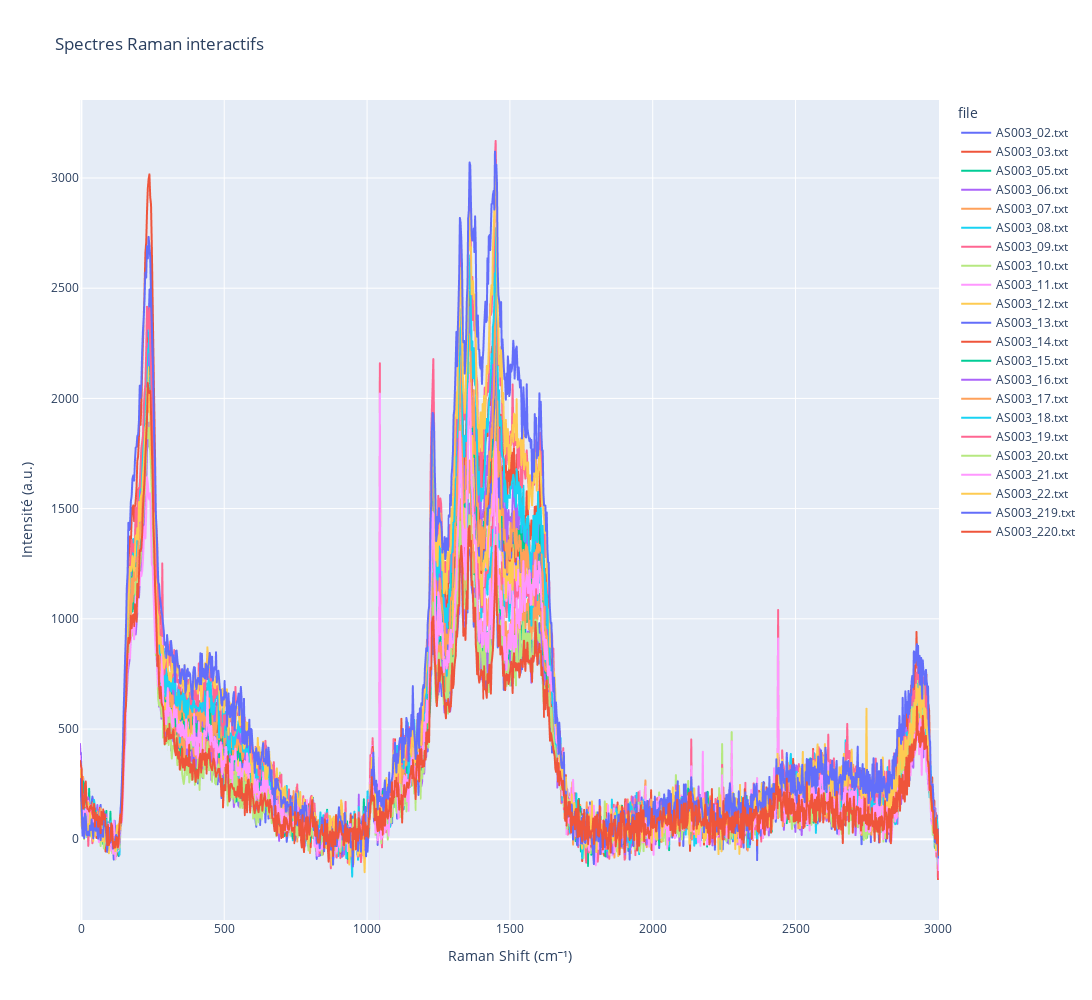

This figure's notebook cell:
### Markdown cell above
<span style="color: skyblue; font-size: 20px; font-style: bold"> Spectre interactifs </span>

### Code cell
import plotly.express as px

fig = px.line(combined_df, 
              x="Raman Shift", 
              y="Intensity_corrected", 
              color="file",
              title="Spectres Raman interactifs")

fig.update_layout(
    xaxis_title="Raman Shift (cm⁻¹)",
    yaxis_title="Intensité (a.u.)",
    width=1900,   # largeur en pixels
    height=1000   # hauteur en pixels
)

fig.show()

### Figure 1 — Plotly figure (JSON) as saved in the notebook; plotly's stock layout.template omitted (floating-point values rounded to 4 significant figures; data arrays with more than 128 entries replaced by an {"elided": "..."} marker saying what was removed)
{"data": [{"hovertemplate": "file=AS003_02.txt<br>Raman Shift=%{x}<br>Intensity_corrected=%{y}<extra></extra>", "legendgroup": "AS003_02.txt", "line": {"color": "#636efa", "dash": "solid"}, "marker": {"symbol": "circle"}, "mode": "lines", "name": "AS003_02.txt", "showlegend": true, "type": "scattergl", "x": {"elided": "1295 float values"}, "xaxis": "x", "y": {"elided": "1295 float values"}, "yaxis": "y"}, {"hovertemplate": "file=AS003_03.txt<br>Raman Shift=%{x}<br>Intensity_corrected=%{y}<extra></extra>", "legendgroup": "AS003_03.txt", "line": {"color": "#EF553B", "dash": "solid"}, "marker": {"symbol": "circle"}, "mode": "lines", "name": "AS003_03.txt", "showlegend": true, "type": "scattergl", "x": {"elided": "1295 float values"}, "xaxis": "x", "y": {"elided": "1295 float values"}, "yaxis": "y"}, {"hovertemplate": "file=AS003_05.txt<br>Raman Shift=%{x}<br>Intensity_corrected=%{y}<extra></extra>", "legendgroup": "AS003_05.txt", "line": {"color": "#00cc96", "dash": "solid"}, "marker": {"symbol": "circle"}, "mode": "lines", "name": "AS003_05.txt", "showlegend": true, "type": "scattergl", "x": {"elided": "1295 float values"}, "xaxis": "x", "y": {"elided": "1295 float values"}, "yaxis": "y"}, {"hovertemplate": "file=AS003_06.txt<br>Raman Shift=%{x}<br>Intensity_corrected=%{y}<extra></extra>", "legendgroup": "AS003_06.txt", "line": {"color": "#ab63fa", "dash": "solid"}, "marker": {"symbol": "circle"}, "mode": "lines", "name": "AS003_06.txt", "showlegend": true, "type": "scattergl", "x": {"elided": "1295 float values"}, "xaxis": "x", "y": {"elided": "1295 float values"}, "yaxis": "y"}, {"hovertemplate": "file=AS003_07.txt<br>Raman Shift=%{x}<br>Intensity_corrected=%{y}<extra></extra>", "legendgroup": "AS003_07.txt", "line": {"color": "#FFA15A", "dash": "solid"}, "marker": {"symbol": "circle"}, "mode": "lines", "name": "AS003_07.txt", "showlegend": true, "type": "scattergl", "x": {"elided": "1295 float values"}, "xaxis": "x", "y": {"elided": "1295 float values"}, "yaxis": "y"}, {"hovertemplate": "file=AS003_08.txt<br>Raman Shift=%{x}<br>Intensity_corrected=%{y}<extra></extra>", "legendgroup": "AS003_08.txt", "line": {"color": "#19d3f3", "dash": "solid"}, "marker": {"symbol": "circle"}, "mode": "lines", "name": "AS003_08.txt", "showlegend": true, "type": "scattergl", "x": {"elided": "1295 float values"}, "xaxis": "x", "y": {"elided": "1295 float values"}, "yaxis": "y"}, {"hovertemplate": "file=AS003_09.txt<br>Raman Shift=%{x}<br>Intensity_corrected=%{y}<extra></extra>", "legendgroup": "AS003_09.txt", "line": {"color": "#FF6692", "dash": "solid"}, "marker": {"symbol": "circle"}, "mode": "lines", "name": "AS003_09.txt", "showlegend": true, "type": "scattergl", "x": {"elided": "1295 float values"}, "xaxis": "x", "y": {"elided": "1295 float values"}, "yaxis": "y"}, {"hovertemplate": "file=AS003_10.txt<br>Raman Shift=%{x}<br>Intensity_corrected=%{y}<extra></extra>", "legendgroup": "AS003_10.txt", "line": {"color": "#B6E880", "dash": "solid"}, "marker": {"symbol": "circle"}, "mode": "lines", "name": "AS003_10.txt", "showlegend": true, "type": "scattergl", "x": {"elided": "1295 float values"}, "xaxis": "x", "y": {"elided": "1295 float values"}, "yaxis": "y"}, {"hovertemplate": "file=AS003_11.txt<br>Raman Shift=%{x}<br>Intensity_corrected=%{y}<extra></extra>", "legendgroup": "AS003_11.txt", "line": {"color": "#FF97FF", "dash": "solid"}, "marker": {"symbol": "circle"}, "mode": "lines", "name": "AS003_11.txt", "showlegend": true, "type": "scattergl", "x": {"elided": "1295 float values"}, "xaxis": "x", "y": {"elided": "1295 float values"}, "yaxis": "y"}, {"hovertemplate": "file=AS003_12.txt<br>Raman Shift=%{x}<br>Intensity_corrected=%{y}<extra></extra>", "legendgroup": "AS003_12.txt", "line": {"color": "#FECB52", "dash": "solid"}, "marker": {"symbol": "circle"}, "mode": "lines", "name": "AS003_12.txt", "showlegend": true, "type": "scattergl", "x": {"elided": "1295 float values"}, "xaxis": "x", "y": {"elided": "1295 float values"}, "yaxis": "y"}, {"hovertemplate": "file=AS003_13.txt<br>Raman Shift=%{x}<br>Intensity_corrected=%{y}<extra></extra>", "legendgroup": "AS003_13.txt", "line": {"color": "#636efa", "dash": "solid"}, "marker": {"symbol": "circle"}, "mode": "lines", "name": "AS003_13.txt", "showlegend": true, "type": "scattergl", "x": {"elided": "1295 float values"}, "xaxis": "x", "y": {"elided": "1295 float values"}, "yaxis": "y"}, {"hovertemplate": "file=AS003_14.txt<br>Raman Shift=%{x}<br>Intensity_corrected=%{y}<extra></extra>", "legendgroup": "AS003_14.txt", "line": {"color": "#EF553B", "dash": "solid"}, "marker": {"symbol": "circle"}, "mode": "lines", "name": "AS003_14.txt", "showlegend": true, "type": "scattergl", "x": {"elided": "1295 float values"}, "xaxis": "x", "y": {"elided": "1295 float values"}, "yaxis": "y"}, {"hovertemplate": "file=AS003_15.txt<br>Raman Shift=%{x}<br>Intensity_corrected=%{y}<extra></extra>", "legendgroup": "AS003_15.txt", "line": {"color": "#00cc96", "dash": "solid"}, "marker": {"symbol": "circle"}, "mode": "lines", "name": "AS003_15.txt", "showlegend": true, "type": "scattergl", "x": {"elided": "1295 float values"}, "xaxis": "x", "y": {"elided": "1295 float values"}, "yaxis": "y"}, {"hovertemplate": "file=AS003_16.txt<br>Raman Shift=%{x}<br>Intensity_corrected=%{y}<extra></extra>", "legendgroup": "AS003_16.txt", "line": {"color": "#ab63fa", "dash": "solid"}, "marker": {"symbol": "circle"}, "mode": "lines", "name": "AS003_16.txt", "showlegend": true, "type": "scattergl", "x": {"elided": "1295 float values"}, "xaxis": "x", "y": {"elided": "1295 float values"}, "yaxis": "y"}, {"hovertemplate": "file=AS003_17.txt<br>Raman Shift=%{x}<br>Intensity_corrected=%{y}<extra></extra>", "legendgroup": "AS003_17.txt", "line": {"color": "#FFA15A", "dash": "solid"}, "marker": {"symbol": "circle"}, "mode": "lines", "name": "AS003_17.txt", "showlegend": true, "type": "scattergl", "x": {"elided": "1295 float values"}, "xaxis": "x", "y": {"elided": "1295 float values"}, "yaxis": "y"}, {"hovertemplate": "file=AS003_18.txt<br>Raman Shift=%{x}<br>Intensity_corrected=%{y}<extra></extra>", "legendgroup": "AS003_18.txt", "line": {"color": "#19d3f3", "dash": "solid"}, "marker": {"symbol": "circle"}, "mode": "lines", "name": "AS003_18.txt", "showlegend": true, "type": "scattergl", "x": {"elided": "1295 float values"}, "xaxis": "x", "y": {"elided": "1295 float values"}, "yaxis": "y"}, {"hovertemplate": "file=AS003_19.txt<br>Raman Shift=%{x}<br>Intensity_corrected=%{y}<extra></extra>", "legendgroup": "AS003_19.txt", "line": {"color": "#FF6692", "dash": "solid"}, "marker": {"symbol": "circle"}, "mode": "lines", "name": "AS003_19.txt", "showlegend": true, "type": "scattergl", "x": {"elided": "1295 float values"}, "xaxis": "x", "y": {"elided": "1295 float values"}, "yaxis": "y"}, {"hovertemplate": "file=AS003_20.txt<br>Raman Shift=%{x}<br>Intensity_corrected=%{y}<extra></extra>", "legendgroup": "AS003_20.txt", "line": {"color": "#B6E880", "dash": "solid"}, "marker": {"symbol": "circle"}, "mode": "lines", "name": "AS003_20.txt", "showlegend": true, "type": "scattergl", "x": {"elided": "1295 float values"}, "xaxis": "x", "y": {"elided": "1295 float values"}, "yaxis": "y"}, {"hovertemplate": "file=AS003_21.txt<br>Raman Shift=%{x}<br>Intensity_corrected=%{y}<extra></extra>", "legendgroup": "AS003_21.txt", "line": {"color": "#FF97FF", "dash": "solid"}, "marker": {"symbol": "circle"}, "mode": "lines", "name": "AS003_21.txt", "showlegend": true, "type": "scattergl", "x": {"elided": "1295 float values"}, "xaxis": "x", "y": {"elided": "1295 float values"}, "yaxis": "y"}, {"hovertemplate": "file=AS003_22.txt<br>Raman Shift=%{x}<br>Intensity_corrected=%{y}<extra></extra>", "legendgroup": "AS003_22.txt", "line": {"color": "#FECB52", "dash": "solid"}, "marker": {"symbol": "circle"}, "mode": "lines", "name": "AS003_22.txt", "showlegend": true, "type": "scattergl", "x": {"elided": "1295 float values"}, "xaxis": "x", "y": {"elided": "1295 float values"}, "yaxis": "y"}, {"hovertemplate": "file=AS003_219.txt<br>Raman Shift=%{x}<br>Intensity_corrected=%{y}<extra></extra>", "legendgroup": "AS003_219.txt", "line": {"color": "#636efa", "dash": "solid"}, "marker": {"symbol": "circle"}, "mode": "lines", "name": "AS003_219.txt", "showlegend": true, "type": "scattergl", "x": {"elided": "1295 float values"}, "xaxis": "x", "y": {"elided": "1295 float values"}, "yaxis": "y"}, {"hovertemplate": "file=AS003_220.txt<br>Raman Shift=%{x}<br>Intensity_corrected=%{y}<extra></extra>", "legendgroup": "AS003_220.txt", "line": {"color": "#EF553B", "dash": "solid"}, "marker": {"symbol": "circle"}, "mode": "lines", "name": "AS003_220.txt", "showlegend": true, "type": "scattergl", "x": {"elided": "1295 float values"}, "xaxis": "x", "y": {"elided": "1295 float values"}, "yaxis": "y"}], "layout": {"height": 1000, "legend": {"title": {"text": "file"}, "tracegroupgap": 0}, "title": {"text": "Spectres Raman interactifs"}, "width": 1900, "xaxis": {"anchor": "y", "domain": [0, 1], "title": {"text": "Raman Shift (cm⁻¹)"}}, "yaxis": {"anchor": "x", "domain": [0, 1], "title": {"text": "Intensité (a.u.)"}}}}
